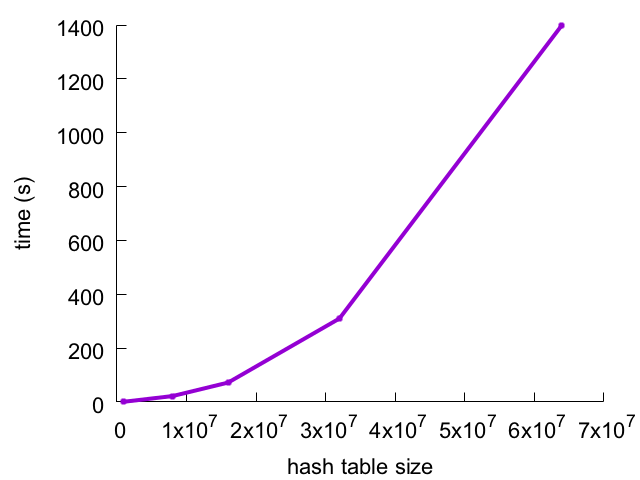

Recreate this plot in gnuplot.
set term pngcairo font "Arial,22"
set style line 80 lt rgb "#000000"
set border 3 back linestyle 80
set xtics nomirror
set ytics nomirror
set out "swiftcrash.png"
set xlabel "hash table size"
set ylabel "time (s)"
plot "swiftcrash.txt" using 1:2 notitle with linespoints lw 4
